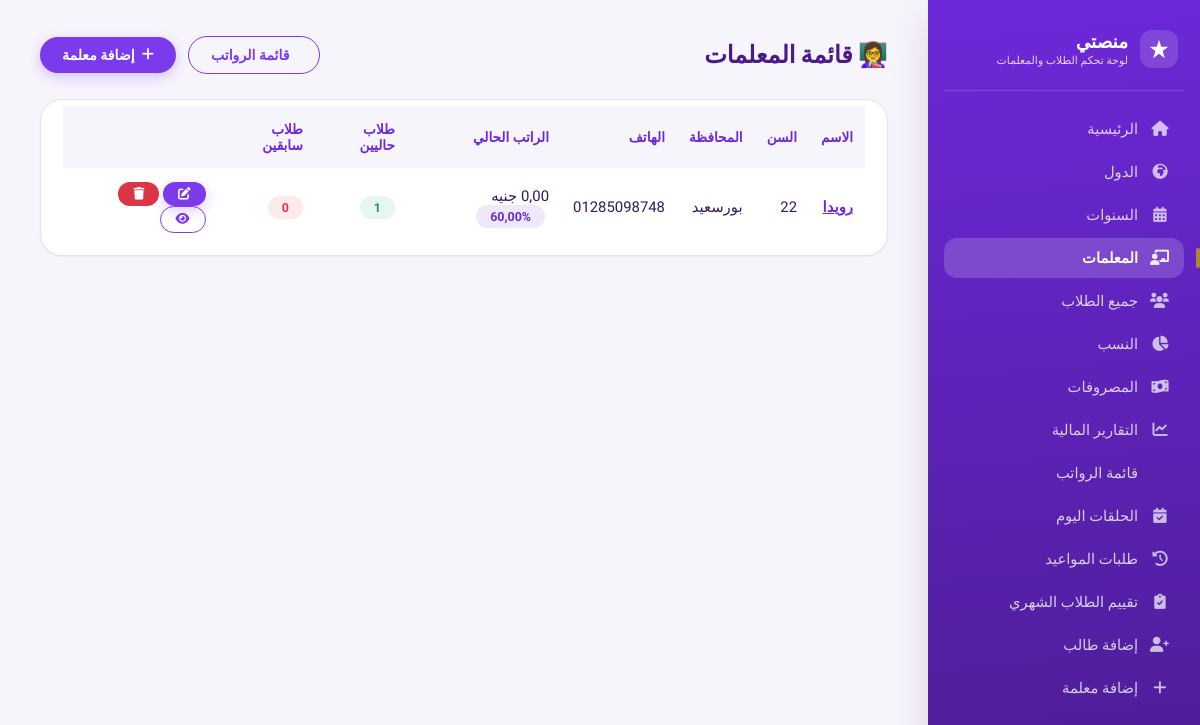
Screenshot of /teachers/ (signed in) with the database file from the repository.
### core/models.py (models this page shows, shortened)
class Teacher(models.Model):
    name = models.CharField(max_length=255, verbose_name="اسم المعلمة")
    age = models.PositiveIntegerField(null=True, blank=True, verbose_name="السن")
    phone = models.CharField(max_length=20, blank=True, null=True, verbose_name="رقم الهاتف")
    whatsapp = models.CharField(max_length=20, blank=True, null=True, verbose_name="واتساب")
    governorate = models.CharField(max_length=100, blank=True, null=True, verbose_name="المحافظة")
    hire_date = models.DateField(null=True, blank=True, verbose_name="تاريخ بداية العمل")
    user = models.OneToOneField(
        settings.AUTH_USER_MODEL, null=True, blank=True,
        on_delete=models.SET_NULL, related_name='teacher_profile',
        verbose_name="حساب الدخول"
    )
    commission_percent = models.DecimalField(
        max_digits=5, decimal_places=2, default=60,
        verbose_name="نسبة المعلمة من الاشتراكات (%)"
    )
    fixed_salary = models.DecimalField(
        max_digits=10, decimal_places=2, null=True, blank=True,
        verbose_name="راتب مثبت (بدل النسبة)"
    )
    class Meta:
        verbose_name = "معلمة"
        verbose_name_plural = "المعلمات"
        ordering = ['name']
    def current_students_count(self):
        return self.students.filter(status='active').count()
    def previous_students_count(self):
        return self.students.filter(status='inactive').count()
    def total_subscriptions(self, year=None, month=None):
        now = timezone.now()
        year = year or now.year
        month = month or now.month
        active_students = self.students.filter(status='active')
        return sum(float(s.total_paid(year=year, month=month)) for s in active_students)
    def calculated_salary(self, year=None, month=None):
        if self.fixed_salary is not None:
            return round(float(self.fixed_salary), 2)
        return round(self.total_subscriptions(year=year, month=month) * (float(self.commission_percent) / 100), 2)

class Student(models.Model):
    STATUS_CHOICES = [('active', 'مقيد'), ('inactive', 'غير مقيد')]
    PAYMENT_STATUS_CHOICES = [('paid', 'مدفوع'), ('pending', 'مستحق'), ('overdue', 'متأخر')]
    ENROLLMENT_TYPE_CHOICES = [('new', 'طالب جديد'), ('existing', 'طالب مسجل من قبل')]
    SOURCE_CHOICES = [
        ('ad', 'إعلان'),
        ('referral', 'توصية'),
        ('website', 'الموقع'),
        ('social_media', 'سوشيال ميديا'),
        ('other', 'أخرى'),
    ]
    country = models.ForeignKey(Country, on_delete=models.CASCADE, related_name='students', verbose_name="الدولة")
    teacher = models.ForeignKey(Teacher, on_delete=models.SET_NULL, null=True, blank=True, related_name='students', verbose_name="المعلمة")
    name = models.CharField(max_length=255, verbose_name="اسم الطالب")
    age = models.PositiveIntegerField(null=True, blank=True, verbose_name="السن")
    phone = models.CharField(max_length=20, blank=True, null=True, verbose_name="رقم الهاتف")
    governorate = models.CharField(max_length=100, blank=True, null=True, verbose_name="المحافظة")
    package_name = models.CharField(max_length=100, blank=True, null=True, verbose_name="اسم الباقة")
    lessons_count = models.PositiveIntegerField(default=4, verbose_name="عدد الحلقات")
    subscription_fee = models.DecimalField(max_digits=10, decimal_places=2, default=0, verbose_name="قيمة الاشتراك")
    month = models.CharField(max_length=20, verbose_name="الشهر")
    start_date = models.DateField(default=timezone.now, verbose_name="تاريخ بداية الاشتراك")
    end_date = models.DateField(null=True, blank=True, verbose_name="تاريخ نهاية الاشتراك")
    last_payment_date = models.DateField(null=True, blank=True, verbose_name="آخر دفعة")
    payment_status = models.CharField(max_length=20, choices=PAYMENT_STATUS_CHOICES, default='pending', verbose_name="حالة الدفع")
    status = models.CharField(max_length=20, choices=STATUS_CHOICES, default='active', verbose_name="الحالة")
    notes = models.TextField(blank=True, null=True, verbose_name="ملاحظات عامة")
    join_date = models.DateField(default=timezone.now, verbose_name="تاريخ التسجيل")
    enrollment_type = models.CharField(
        max_length=20, choices=ENROLLMENT_TYPE_CHOICES, default='new',
        verbose_name="نوع التسجيل"
    )
    acquisition_source = models.CharField(
        max_length=20, choices=SOURCE_CHOICES, blank=True, null=True,
        verbose_name="مصدر الطالب (لو جديد)"
    )
    class Meta:
        verbose_name = "طالب"
        verbose_name_plural = "الطلاب"
        ordering = ['name']
    def total_paid(self, year=None, month=None):
        qs = self.payments.all()
        if year:
            qs = qs.filter(date__year=year)
        if month:
            qs = qs.filter(date__month=month)
        total = qs.aggregate(total=models.Sum('amount'))['total']
        return total or 0

### core/views.py (the view)
# urls.py: path('teachers/', views.teachers_list, name='teachers_list'),
@staff_member_required
def teachers_list(request):
    teachers = Teacher.objects.all()
    return render(request, 'core/teachers_list.html', {'teachers': teachers})

### templates/core/teachers_list.html (shortened to what this page needs)
{% extends 'core/base.html' %}
{% block content %}
<div class="flex" style="justify-content: space-between; flex-wrap: wrap;">
    <h2 style="color:#4a1a8a;">👩‍🏫 قائمة المعلمات</h2>
    <div class="flex">
        <a href="{% url 'salaries_list' %}" class="btn btn-outline"> قائمة الرواتب</a>
        <a href="{% url 'add_teacher' %}" class="btn btn-primary"><i class="fas fa-plus"></i> إضافة معلمة</a>
    </div>
</div>
<div class="table-container">
    <table>
        <thead>
            <tr><th>الاسم</th><th>السن</th><th>المحافظة</th><th>الهاتف</th><th>الراتب الحالي</th><th>طلاب حاليين</th><th>طلاب سابقين</th><th></th></tr>
        </thead>
        <tbody>
            {% for teacher in teachers %}
            <tr>
                <td><a href="{% url 'teacher_detail' teacher.id %}" style="color:#6d28d9; font-weight:600;">{{ teacher.name }}</a></td>
                <td>{{ teacher.age|default:"-" }}</td>
                <td>{{ teacher.governorate|default:"-" }}</td>
                <td>{{ teacher.phone|default:"-" }}</td>
                <td>
                    {{ teacher.calculated_salary|floatformat:2 }} جنيه
                    {% if teacher.fixed_salary != None %}
                        <span class="badge-neutral" style="margin-right:4px;">مثبت</span>
                    {% else %}
                        <span class="badge-neutral" style="margin-right:4px;">{{ teacher.commission_percent }}%</span>
                    {% endif %}
                </td>
                <td><span class="status-active">{{ teacher.current_students_count }}</span></td>
                <td><span class="status-inactive">{{ teacher.previous_students_count }}</span></td>
                <td>
                    <a href="{% url 'edit_teacher' teacher.id %}" class="btn btn-primary btn-sm"><i class="fas fa-edit"></i></a>
                    <a href="{% url 'delete_teacher' teacher.id %}" class="btn btn-danger btn-sm"><i class="fas fa-trash"></i></a>
                    <a href="{% url 'teacher_detail' teacher.id %}" class="btn btn-outline btn-sm"><i class="fas fa-eye"></i></a>
                </td>
            </tr>
            {% empty %}
            <tr><td colspan="8" style="text-align:center;">لا توجد معلمات مسجلة.</td></tr>
            {% endfor %}
        </tbody>
    </table>
</div>
{% endblock %}

### templates/core/base.html (style rules this page uses)
:root { --violet-50: #F7F5FC; --violet-100: #EEE9FA; --violet-200: #DDD3F5; --violet-400: #A78BFA; --violet-500: #8B5CF6; --violet-600: #7C3AED; --violet-700: #6D28D9; --ink: #33195E; --ink-muted: #746A93; --gold: #B4872E; --gold-soft: #FBF2E2; --green: #1D9A63; --green-soft: #E5F7EE; --red: #DC3545; --red-soft: #FDEBEC; --amber: #B87F16; --amber-soft: #FCF3DC; --paper: #FFFFFF; --page-bg: var(--violet-50); --border: #E7E1F5; --radius-sm: 10px; --radius-md: 16px; --radius-lg: 22px; --radius-pill: 999px; --shadow-sm: 0 1px 2px rgba(51, 25, 94, 0.06); --shadow-md: 0 8px 24px rgba(51, 25, 94, 0.08); --shadow-lg: 0 16px 40px rgba(51, 25, 94, 0.14); --font-display: 'Cairo', sans-serif; --font-body: 'Tajawal', sans-serif; }
* { margin: 0; padding: 0; box-sizing: border-box; }
body { font-family: var(--font-body); background: var(--page-bg); color: var(--ink); display: flex; min-height: 100vh; -webkit-font-smoothing: antialiased; }
h1, h2, h3, h4 { font-family: var(--font-display); }
a { color: inherit; }
.table-container { background: #fff; border-radius: var(--radius-lg); padding: 6px 22px 8px; border: 1px solid var(--border); margin-top: 22px; overflow-x: auto; box-shadow: var(--shadow-sm); }
table { width: 100%; border-collapse: collapse; font-size: 0.93rem; }
table th { background: var(--violet-50); color: var(--violet-700); padding: 15px 12px; text-align: right; font-weight: 700; font-size:0.85rem; }
table td { padding: 14px 12px; border-bottom: 1px solid #F2EEFA; vertical-align:middle; }
table tbody tr:last-child td { border-bottom:none; }
.status-active { background: var(--green-soft); color: var(--green); padding: 4px 14px; border-radius: 30px; font-weight: 700; font-size: 0.78rem; display: inline-block; }
.status-inactive { background: var(--red-soft); color: var(--red); padding: 4px 14px; border-radius: 30px; font-weight: 700; font-size: 0.78rem; display: inline-block; }
.badge-neutral { background: var(--violet-100); color: var(--violet-700); padding:4px 14px; border-radius:30px; font-weight:700; font-size:0.78rem; display:inline-block; }
.btn { display: inline-flex; align-items:center; gap:7px; padding: 10px 22px; border-radius: 30px; font-weight: 700; text-decoration: none; font-size: 0.88rem; transition: .18s ease; border: none; cursor: pointer; font-family: var(--font-body); }
.btn-primary { background: var(--violet-600); color: #fff; box-shadow: 0 4px 14px rgba(124,58,237,.28); }
.btn-outline { background: transparent; border: 1.6px solid var(--violet-600); color: var(--violet-600); }
.btn-danger { background: var(--red); color: #fff; }
.btn-sm { padding: 6px 15px; font-size: 0.78rem; }
.flex { display: flex; align-items: center; gap: 12px; flex-wrap: wrap; }

### rows the page displays
Teacher: name "رويدا", age "22", governorate "بورسعيد", phone "01285098748", calculated_salary "0,00", commission_percent "60,00", current_students_count "1", previous_students_count "0"
